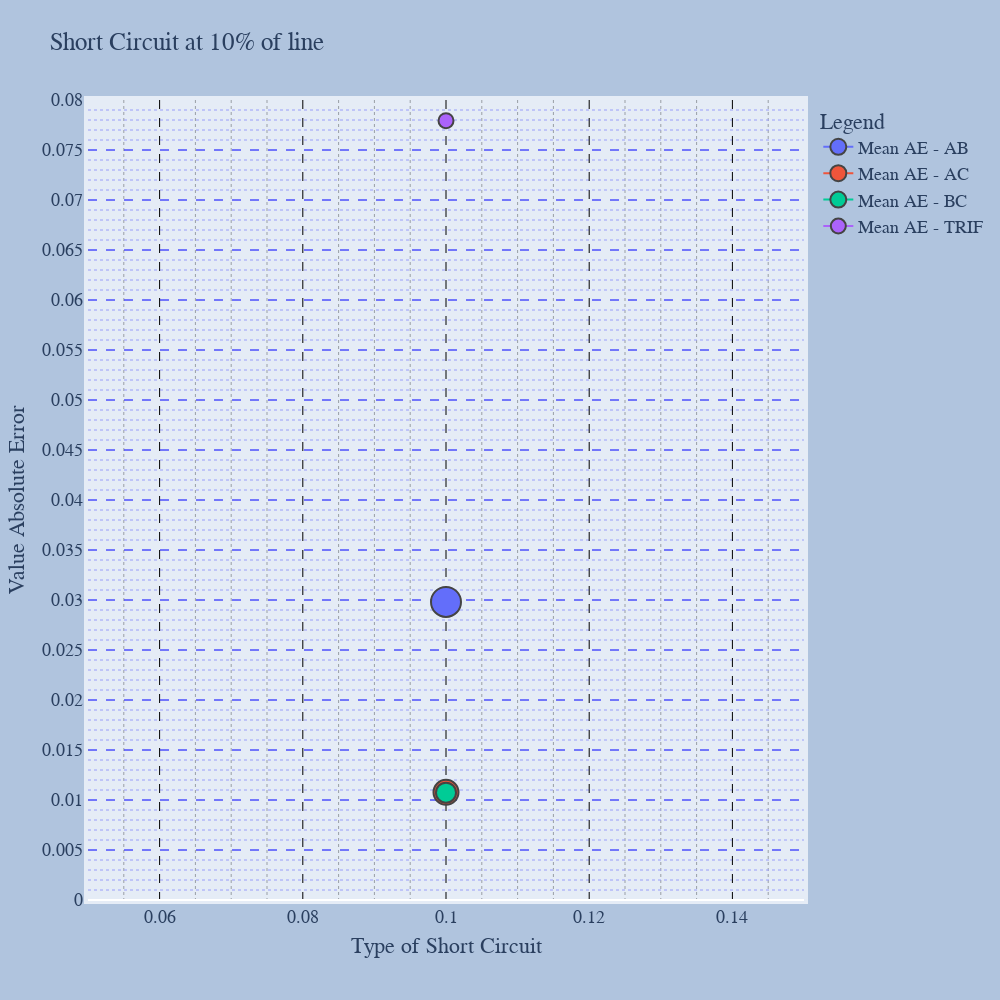

The code cell stored with this chart in its notebook:
### Code cell
fig = go.Figure()

# Add traces
fig.add_trace(go.Scatter(x=ValorZeroUm['n'], y=ValorZeroUm['Mean AE - AB'],
                    mode='markers+lines',
                    name='Mean AE - AB',
                    marker=dict(
                        size=30,
                        line=dict(
                            width=2
                        )
                    ),
                    text=ValorZeroUm['Mean AE - AB'],
                    textposition="top center"))
fig.add_trace(go.Scatter(x=ValorZeroUm['n'], y=ValorZeroUm['Mean AE - AC'],
                    mode='markers+lines',
                    name='Mean AE - AC',
                    marker=dict(
                        size=25,
                        line=dict(
                            width=2
                        )
                    ),
                    text=ValorZeroUm['Mean AE - AC'],
                    textposition="top center"))
fig.add_trace(go.Scatter(x=ValorZeroUm['n'], y=ValorZeroUm['Mean AE - BC'],
                    mode='markers+lines',
                    name='Mean AE - BC',
                    marker=dict(
                        size=20,
                        line=dict(
                            width=2
                        )
                    ),
                    text=ValorZeroUm['Mean AE - BC'],
                    textposition="bottom center"))
fig.add_trace(go.Scatter(x=ValorZeroUm['n'], y=ValorZeroUm['Mean AE - TRIF'],
                    mode='markers+lines',
                    name='Mean AE - TRIF',
                    marker=dict(
                        size=15,
                        line=dict(
                            width=2
                        )
                    ),
                    text=ValorZeroUm['Mean AE - TRIF'],
                    textposition="top center"))
fig.update_yaxes(showgrid=True, gridwidth=1, gridcolor='blue', griddash='dash', minor_griddash="dot", minor_nticks=5, tickmode = 'linear', tick0 = 0.02,dtick = 0.005,)
fig.update_xaxes(gridcolor='black', griddash='dash', minor_griddash="dot")
fig.update_yaxes(range=[0, 0.08])
fig.update_xaxes(range=[0.05, 0.15])
fig.update_layout(
    autosize=False,
    width=1000,
    height=1000,
    margin=dict(
        l=50,
        r=50,
        b=100,
        t=100,
        pad=4
    ),
    paper_bgcolor='LightSteelBlue',)
fig.update_layout(
    title="Short Circuit at 10% of line",
    xaxis_title="Type of Short Circuit",
    yaxis_title="Value Absolute Error",
    legend_title="Legend",
    font=dict(
        family="Courier New, monospace",
        size=18,
    )
)
fig.show()
fig.write_image("images/ValorAE_1.png")

### Figure 1 — Plotly figure (JSON) as saved in the notebook; plotly's stock layout.template omitted (floating-point values rounded to 4 significant figures)
{"data": [{"marker": {"line": {"width": 2}, "size": 30}, "mode": "markers+lines", "name": "Mean AE - AB", "text": [0.0298], "textposition": "top center", "type": "scatter", "x": [0.1], "y": [0.0298]}, {"marker": {"line": {"width": 2}, "size": 25}, "mode": "markers+lines", "name": "Mean AE - AC", "text": [0.01077], "textposition": "top center", "type": "scatter", "x": [0.1], "y": [0.01077]}, {"marker": {"line": {"width": 2}, "size": 20}, "mode": "markers+lines", "name": "Mean AE - BC", "text": [0.01074], "textposition": "bottom center", "type": "scatter", "x": [0.1], "y": [0.01074]}, {"marker": {"line": {"width": 2}, "size": 15}, "mode": "markers+lines", "name": "Mean AE - TRIF", "text": [0.07793], "textposition": "top center", "type": "scatter", "x": [0.1], "y": [0.07793]}], "layout": {"autosize": false, "font": {"family": "Courier New, monospace", "size": 18}, "height": 1000, "legend": {"title": {"text": "Legend"}}, "margin": {"b": 100, "l": 50, "pad": 4, "r": 50, "t": 100}, "paper_bgcolor": "LightSteelBlue", "title": {"text": "Short Circuit at 10% of line"}, "width": 1000, "xaxis": {"gridcolor": "black", "griddash": "dash", "minor": {"griddash": "dot"}, "range": [0.05, 0.15], "title": {"text": "Type of Short Circuit"}}, "yaxis": {"dtick": 0.005, "gridcolor": "blue", "griddash": "dash", "gridwidth": 1, "minor": {"griddash": "dot", "nticks": 5}, "range": [0, 0.08], "showgrid": true, "tick0": 0.02, "tickmode": "linear", "title": {"text": "Value Absolute Error"}}}}
